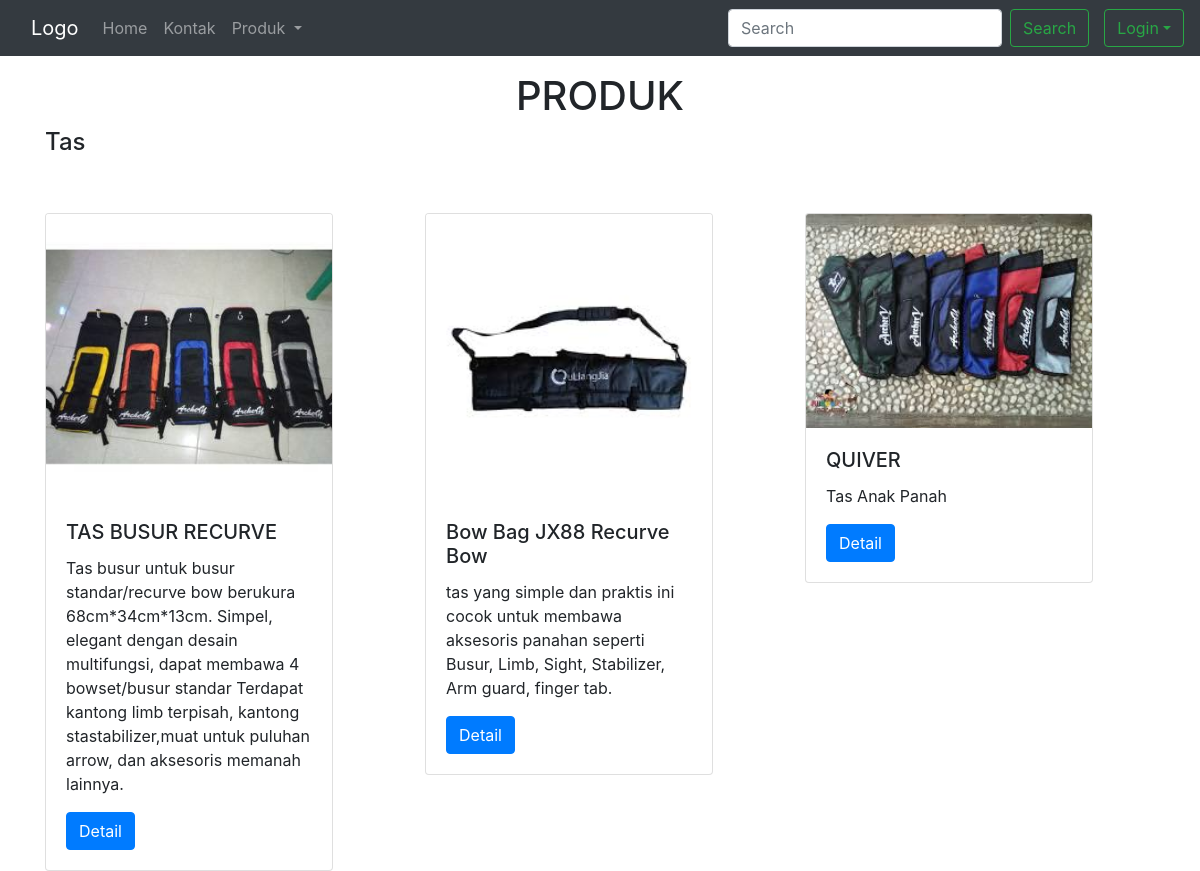
/tas.php, run on the app's committed database.
### tables this page shows
CREATE TABLE `produk` (
  `id` int(3) NOT NULL,
  `id_kategori` int(3) NOT NULL,
  `nama_produk` varchar(50) NOT NULL,
  `deskripsi` text NOT NULL,
  `harga` int(11) NOT NULL,
  `foto` varchar(200) NOT NULL
);

### tas.php (the view, shortened to what this page needs)
<?php
include 'config.php';
 ?>
<!DOCTYPE html>
<html lang="en">
<head>
	<link rel="stylesheet" href="https://stackpath.bootstrapcdn.com/bootstrap/4.3.1/css/bootstrap.min.css">
</head>
<body>
	<nav class="navbar fixed-top navbar-expand-lg navbar-dark bg-dark">
		<div class="container">
	  <a class="navbar-brand" href="#">Logo</a>
	  <div class="collapse navbar-collapse" id="navbarSupportedContent">
	    <ul class="navbar-nav mr-auto">
	      <li class="nav-item">
	        <a class="nav-link" href="index.php">Home</a>
	      </li>
	      <li class="nav-item">
	        <a class="nav-link" href="kontak.php">Kontak</a>
	      </li>
	      <li class="nav-item dropdown">
	        <a class="nav-link dropdown-toggle" href="#" id="navbarDropdown" role="button" data-toggle="dropdown" aria-haspopup="true" aria-expanded="false">
	          Produk
	        </a>
	      </li>
	    </ul>
	    <form class="form-inline my-2 my-lg-0" action="search.php">
	      <input class="form-control mr-sm-2" type="search" placeholder="Search" aria-label="Search">
	      <button class="btn btn-outline-success my-2 my-sm-0" type="submit">Search</button>
	    </form>
	  </div>
	</div>
		<ul class="navbar-nav mr-auto">
	      <?php
                    if(isset($_SESSION['user'])){
                      ?>
                      <div class="btn-group">
					  <button type="button" class="btn btn-outline-success dropdown-toggle" data-toggle="dropdown" data-display="static" aria-haspopup="true" aria-expanded="false"><i class="fas fa-user"></i>
					  </button>
					  <div class="dropdown-menu dropdown-menu-lg-right">
				    	<a href="logout.php" class="dropdown-item">logout</a>
					  </div>
					</div>
                      <?php
                  }else{
                    ?>
                    <div class="btn-group">
                    	<button type="button" class="btn btn-outline-success dropdown-toggle" data-toggle="dropdown" data-display="static" aria-haspopup="true" aria-expanded="false">Login</button>
                  <?php
                    }
                    ?>
	  </ul>
	</nav>
	<br><br><br>
	<h1 class="text-center">PRODUK</h1>
	<div class="container">
		<h4>Tas</h4><br><br>
		<div class="row">
				<?php
		$query = $koneksi->query("SELECT * FROM produk p join kategori k on p.id_kategori = k.id_kategori where kategori = 'tas'");
		while ($tas = $query->fetch_assoc()){
	 ?>
			<div class="col-lg-4">
				<div class="card" style="width: 18rem;">
					<img src="images/<?php echo $tas['foto']; ?>" class="card-img-top" alt="...">
				  <div class="card-body">
						<h5 class="card-title"><?php echo $tas['nama_produk']; ?></h5>
							<p class="card-text"><?php echo $tas['deskripsi']; ?></p>
							<a href="detailarrow.php?id=<?php echo $tas['id'];?>" class="btn btn-primary">Detail</a>
				  </div>
				</div>
			</div>
		<?php } ?>
		</div>
	</div>
</body>
</html>

### data on the page
produk: foto (picture), nama_produk "TAS BUSUR RECURVE", deskripsi "Tas busur untuk busur standar/recurve bow berukura 68cm*34cm*13cm. Simpel, elegant dengan desain multifungsi, dapat membawa 4 bowset/busur standar Terdapat kantong limb terpisah, kantong stastabilizer,muat untuk puluhan arrow, dan aksesoris memanah lainnya."
produk: foto (picture), nama_produk "Bow Bag JX88 Recurve Bow", deskripsi "tas yang simple dan praktis ini cocok untuk membawa aksesoris panahan seperti Busur, Limb, Sight, Stabilizer, Arm guard, finger tab."
produk: foto (picture), nama_produk "QUIVER", deskripsi "Tas Anak Panah"
